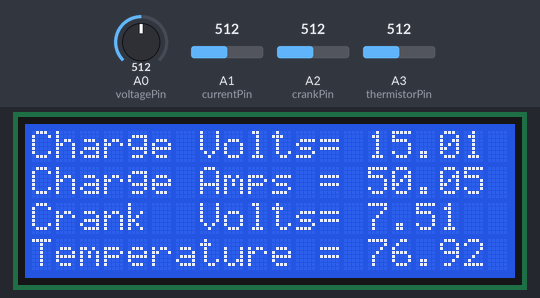
Bench run of a sketch on a simulated Arduino Uno, built with avr-gcc and run on an emulated ATmega328P. Parts: 20×4 character LCD. The inputs (shaded band) are chosen by the test bench; at power-on: A0 (voltagePin) = 512, A1 (currentPin) = 512, A2 (crankPin) = 512, A3 (thermistorPin) = 512.

Above: at 3.8 s.
3.9 s: A0 (voltagePin) set to 716
At 4.7 s:
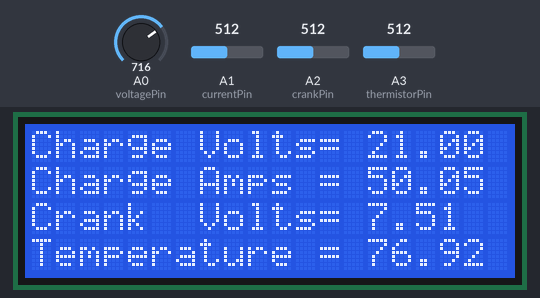
5.9 s: A1 (currentPin) set to 716
At 8.1 s:
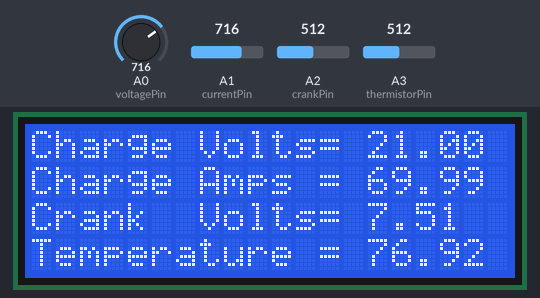
8.4 s: A2 (crankPin) set to 716
At 10.3 s:
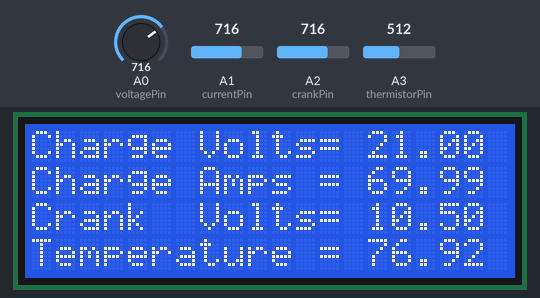
10.9 s: A3 (thermistorPin) set to 716
At 12.5 s:
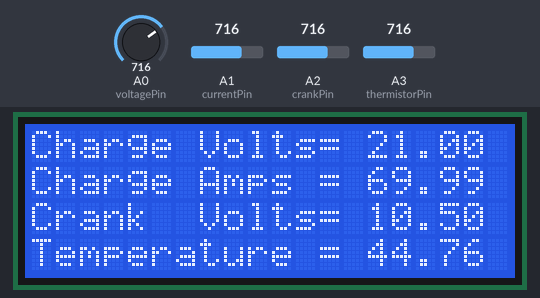
13.4 s: A0 (voltagePin) set to 992
At 14.9 s:
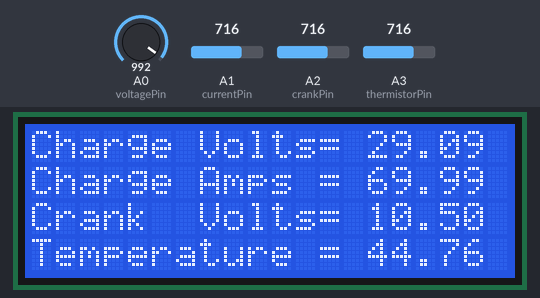
15.7 s: A1 (currentPin) set to 992
At 17.1 s:
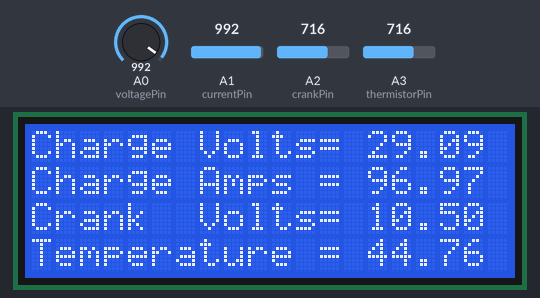
Timing chart, 0 to 18.7 s (numbered marks = the images above; inputs shaded):
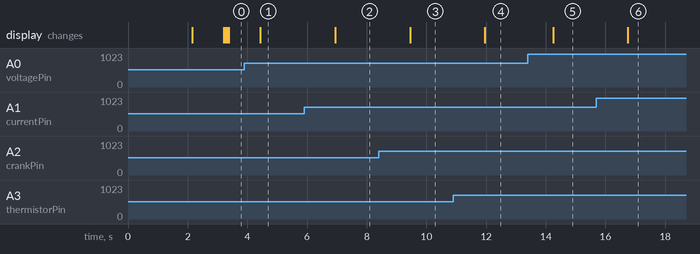

The sketch:

APS_0_1_0.ino
```cpp
/*
  Autonomous Power Solutions Rev 0.1
  Generator Powered Battery Charger


   Rev 0.1 is designed to run the S/W development prototype and may need
   updates before controlling an actual unit

   Port Assignments

   A0 = System Battery Voltage 0V to 30V range            voltagePin
   A1 = System Charging Current 0A to 100A                currentPin
   A2 = Cranking Battery Voltage 0V to 15V range          crankPin
   A3 = System Battery Temperature Monitor 10K Thermistor thermistorPin
   A4 = I2C Data
   A5 = I2C Clock

   D0 = Input Auto/Manual Toggle Switch Manual Position   manMode
   D1 = Input Auto/Manual Toggle Switch Auto Position     autoMode
   D2 = Input Rotary encoder for manual runtime selection??     runTime
   D3 = Input Crank/Run Signal from Comparator            runCrank
   D4 = Input Oil Level Switch from engine                oilAlarm
   D5 = Input Tachometer input (Freq Counter Lib)         engineRPM
   D6 = Input Start Switch Momentary Contact              engineStart
   D7 = Output Fault alarm                                faultAlarm
   D8 = Output Start Enable Relay                         startEnable
   D9 = Output Engine Start Relay                         startCommand
   D10 = Output Alternator Load Contactor                 loadControl
   D11 = SPI Bus for Data Logging
   D12 = SPI Bus for Data Logging
   D13 = SPI Bus for Data Logging


 */


 /* ----------------------------------------------------------
                      Define Variables
    ---------------------------------------------------------- */

 // Variables That Do Not Change
 const int debounceDelay = 10; // number of mS delay used in debounce function
 const int manMode = 0;
 const int autoMode = 1;
 const int runCrank = 3;
 const int oilAlarm = 4;
 const int engineRPM = 5;
 const int engineStart = 6;
 const int faultAlarm = 7;
 const int startEnable = 8;
 const int startCommand = 9;
 const int loadControl = 10;
 const int voltagePin = A0;
 const int currentPin = A1;
 const int crankPin = A2;
 const int thermistorPin = A3;
 const int thermistorNominal =  10000;
 const int temperatureNominal = 25;
 const int bCoefficient = 3950;
 const int seriesResistor = 10000;

 // Variables That Change
 float sensorValue = 0;
 float chargeVolts = 0;
 float chargeAmps = 0;
 float crankVolts = 0;
 float batteryTemp = 0;
 float steinhart = 0;

 // End of Variables Definition ******************************


 /* ----------------------------------------------------------
                      Function Definitions
    ---------------------------------------------------------- */

 // Debounce Function
 boolean debounce(int pin)
 {
   boolean state;
   boolean previousState;

   previousState = digitalRead(pin); // store switch state
   for(int counter=0; counter < debounceDelay; counter++)
   {
    delay(1); //wait for 1 ms
    state = digitalRead(pin); //read the pin
    if(state != previousState)
    {
     counter = 0; //reset the counter if the state changes
     previousState = state; // and save the current state
    }
   }
 }

 //readSensor function
 float readSensor(int sensorPin) {
   float sensorValue = 0;
   for (int i=0; i<5; i++) {
     sensorValue = sensorValue + analogRead(sensorPin);
     delay(10);
   }
   sensorValue = constrain(sensorValue, 0, 5115);
   sensorValue = map(sensorValue, 0, 5115, 0, 1023);
   return sensorValue;
 }


// thermistor convert function
  float thermistorConvert(float sensorValue){
  sensorValue = 1023 / sensorValue - 1;
  sensorValue = seriesResistor / sensorValue;
  steinhart = sensorValue / thermistorNominal;     // (R/Ro)
  steinhart = log(steinhart);                  // ln(R/Ro)
  steinhart /= bCoefficient;                   // 1/B * ln(R/Ro)
  steinhart += 1.0 / (temperatureNominal + 273.15); // + (1/To)
  steinhart = 1.0 / steinhart; // Invert
  steinhart -= 273.15;  // convert to C
  steinhart = steinhart * 9.0 / 5.0 +32;         // convert to F
  batteryTemp = steinhart;
  return batteryTemp;
}

 //End of Function Definitions *********************************

 // include the library code
 #include "Wire.h"
 #include "Adafruit_LiquidCrystal.h"
 Adafruit_LiquidCrystal lcd(0); // Connect via i2c, default address #0 (A0-A2 not jumpered)


 /**************************************************************
                             Setup
  **************************************************************/

  void setup() {
    analogReference(DEFAULT);
    Serial.begin(9600);

    lcd.begin(20,4); // set up the LCD's number of rows and columns:
    lcd.setCursor(2,0); // Print opening message to the LCD.
    lcd.print("Autonomous Power");
    lcd.setCursor(7,1);
    lcd.print("Systems");
    lcd.setCursor(5,3);
    lcd.print("F/W Ver 0.1");
    delay (2000);
    lcd.clear();
    lcd.setCursor(0,0);
    lcd.print("Charge Volts=  ");
    lcd.setCursor(0,1);
    lcd.print("Charge Amps = ");
    lcd.setCursor(0,2);
    lcd.print("Crank  Volts= ");
    lcd.setCursor(0,3);
    lcd.print("Temperature = ");
  }


 //End of setup loop *******************************************

 void loop() {
   delay(1000);
   sensorValue = readSensor(voltagePin); // Read system battery voltage
   chargeVolts = ((sensorValue / 1023) * 5 * 6);  // scale output to 30V
   lcd.setCursor(14,0);
   lcd.print(chargeVolts);

   sensorValue = readSensor(currentPin); // Read system battery current
   chargeAmps = ((sensorValue / 1023) * 5 * 20);  // scale output to 100A
   lcd.setCursor(14,1);
   lcd.print(chargeAmps);

   sensorValue = readSensor(crankPin); // Read cranking battery voltage
   crankVolts = ((sensorValue / 1023) * 5 * 3);  // scale output to 15V
   lcd.setCursor(14,2);
   lcd.print(crankVolts);

   sensorValue = readSensor(thermistorPin); //Read system battery temperature
   thermistorConvert(sensorValue);
   lcd.setCursor(14,3);
   lcd.print(batteryTemp);
 }
```

Measured:
- after the input at 3.9 s, the display: changes after 0.54 s (image 1)
- after the input at 5.9 s, the display: changes after 1.0 s (image 2)
- after the input at 8.4 s, the display: changes after 1.1 s (image 3)
- after the input at 10.9 s, the display: changes after 1.1 s (image 4)
- after the input at 13.4 s, the display: changes after 0.85 s (image 5)
- after the input at 15.7 s, the display: changes after 1.1 s (image 6)
